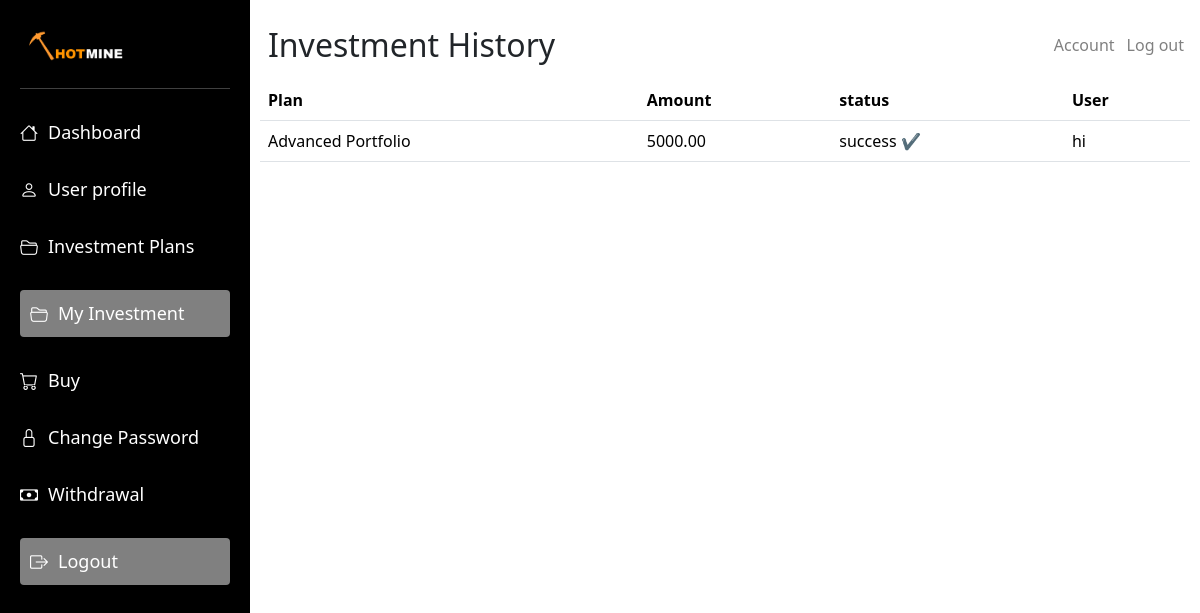
Page /my-investments/ (signed in) on the committed database.
### hotmine/models.py (models this page shows, shortened)
class Investment(models.Model):
    STATUS_CHOICES = [
        ("PENDING", "Pending"),
        ("ACTIVE", "Active"),
        ("COMPLETED", "Completed"),
        ("CANCELLED", "Cancelled"),
    ]
    user = models.ForeignKey(User, on_delete=models.CASCADE, null=True, blank=True)
    investment_plan = models.ForeignKey(
        InvestmentPlan, on_delete=models.CASCADE, null=True, blank=True
    )
    amount = models.DecimalField(max_digits=12, decimal_places=2, null=True, blank=True)
    wallet_address_used = models.CharField(
        max_length=255,
        help_text="Wallet address that was used for this investment",
        null=True,
        blank=True,
    )
    status = models.CharField(
        max_length=10,
        choices=STATUS_CHOICES,
        default="PENDING",
        null=True,
        blank=True,
    )
    date_invested = models.DateTimeField(auto_now_add=True)
    date_completed = models.DateTimeField(null=True, blank=True)
    total_earnings = models.DecimalField(
        max_digits=12, decimal_places=2, default=0, null=True, blank=True
    )
    plan = models.CharField(max_length=100, blank=True, null=True)
    wallet_address = models.CharField(max_length=255, blank=True, null=True)
    class Meta:
        ordering = ["-date_invested"]
        verbose_name = "Investment"
        verbose_name_plural = "Investments"

### hotmine/views.py (the view)
# urls.py: path("my-investments/", views.investment_record, name="my_investments"),
@login_required
def investment_record(request):
    user = request.user
    investments_list = Investment.objects.filter(user=user).order_by("-date_invested")
    paginator = Paginator(investments_list, 10)  # Show 10 investments per page
    page_number = request.GET.get("page")
    investments = paginator.get_page(page_number)
    total_invested = sum(inv.amount for inv in investments_list)
    total_earnings = sum(inv.total_earnings for inv in investments_list)
    active_count = investments_list.filter(status="ACTIVE").count()
    completed_count = investments_list.filter(status="COMPLETED").count()
    context = {
        "investments": investments,
        "total_invested": total_invested,
        "total_earnings": total_earnings,
        "active_count": active_count,
        "completed_count": completed_count,
    }
    return render(request, "hotmine/myinvestment.html", context)

### hotmine/templates/hotmine/myinvestment.html (shortened to what this page needs)
{% load static %}
<!DOCTYPE html>
<html lang="en">
<head>
    <link rel="stylesheet" href="{% static 'hotmine/dashboard.css' %}" />
    <link rel="stylesheet" href="{% static 'hotmine/bootstrap-icons/bootstrap-icons.css' %}">
    <link rel="stylesheet" href="{% static 'hotmine/bootstrap.css' %}">
</head>
<body>
    <div class="container-fluid">
        <div class="sidebar" id="sidebar">
            <img class="logo" src="{% static 'hotmine/images/miney.jpg' %}" alt="Hotmine Logo">
            <hr>
            <ul class="nav-links">
                <li><a href="/dashboard"><i class="bi bi-house"></i> Dashboard</a></li>
                <li><a href="/profile"><i class="bi bi-person"></i> User profile</a></li>
                <li><a href="/packages"><i class="bi bi-folder2-open"></i> Investment Plans</a></li>
                <li class="active"><a href="/my-investments"><i class="bi bi-folder2-open"></i> My Investment</a></li>
                <li><a href="/buy"><i class="bi bi-cart"></i> Buy</a></li>
                <li><a href="/updatepassword"><i class="bi bi-lock"></i> Change Password</a></li>
                <li><a href="/withdraw"><i class="bi bi-cash"></i> Withdrawal</a></li>
                <li class="active"><a href="/logout"><i class="bi bi-box-arrow-right"></i> Logout</a></li>
            </ul>
        </div>
        <div class="tradingview-widget-container" id="mainContent">
            <div class="navbar d-flex justify-content-between align-items-center">
                <div class="d-flex align-items-center">
                    <h2 class="m-2">Investment History</h2>
                </div>
                <div class="d-flex align-items-center dashaccount">
                    <span class="dashaccount"><a href="/profile">Account</a></span>
                    <span class="dashaccount"><a href="/logout">Log out</a></span>
                </div>
            </div>
            <table class="table">
                <thead>
                    <tr>
                        <th>Plan</th>
                        <th>Amount</th>
                        <th>status</th>
                        <th>User</th>
                    </tr>
                </thead>
                <tbody>
                    {% for investment in investments %}
                    <tr>
                        <td>{{ investment.plan }}</td>
                        <td>{{ investment.amount }}</td>
                        <td>success ✔️</td>
                        <td>{{ investment.user }}</td>
                    </tr>
                    {% empty %}
                    <tr>
                        <td colspan="4">No investments found.</td>
                    </tr>
                    {% endfor %}
                </tbody>
            </table>
        </div>
    </div>
</body>
</html>

### hotmine/static/hotmine/dashboard.css (style rules this page uses)
* { -ms-overflow-style: none; scrollbar-width: none; }
body { margin: 0; font-family: 'Segoe UI', sans-serif; -ms-overflow-style: none; scrollbar-width: none; }
.container-fluid { display: flex; height: auto; width: 100%; padding: 0 !important; overflow-x: auto; overflow-y: hidden; -ms-overflow-style: none; scrollbar-width: none; }
.sidebar { width: 250px; background-color: #000; color: #fff; padding: 20px; box-sizing: border-box; position: fixed; height: 100%; overflow-y: scroll; left: 0; top: 0; transition: transform 0.3s ease; z-index: 1000; }
.logo { width: 200px !important; }
.nav-links { list-style: none; padding: 0; }
.nav-links li { margin: 30px 0; }
.nav-links a { text-decoration: none; color: white; font-size: 18px; display: flex; align-items: center; transition: color 0.3s ease; }
.nav-links i { margin-right: 10px; transition: transform 0.3s ease, color 0.3s ease; }
.tradingview-widget-container { flex: 1; margin-left: 250px; transition: margin-left 0.3s ease; padding: 10px; }
.active { background: gray; color: white; padding: 10px; border-radius: 4px; }
.navbar { position: sticky !important; top: 0px; z-index: 100; background: white; width: 100%; }
.navbar a { text-decoration: none; color: gray; margin: 6px; }
.dashaccount { display: flex !important; }

### rows in the picture
Investment: plan "Advanced Portfolio", amount "5000.00", user "hi"
